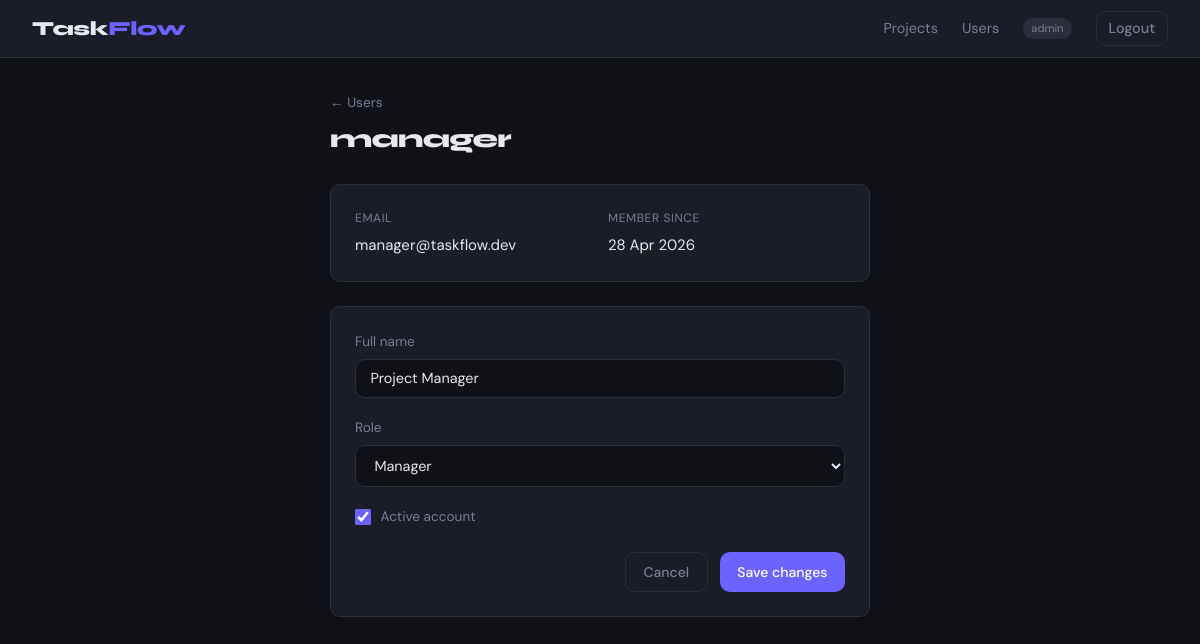
The app's page /users/2 (signed in) with its own data.
### app/models.py (models this page shows)
class User(Base):
    __tablename__ = "users"
    id = Column(Integer, primary_key=True, index=True)
    email = Column(String(255), unique=True, index=True, nullable=False)
    username = Column(String(100), unique=True, index=True, nullable=False)
    hashed_password = Column(String(255), nullable=False)
    full_name = Column(String(255), nullable=True)
    role = Column(SAEnum(UserRole), default=UserRole.user, nullable=False)
    is_active = Column(Boolean, default=True)
    created_at = Column(DateTime, default=datetime.utcnow)
    owned_projects = relationship("Project", back_populates="owner")
    assigned_tasks = relationship("Task", back_populates="assignee")

### app/routers/users.py (the view)
@router.get("/{user_id}", response_class=HTMLResponse)
async def user_detail(
    request: Request,
    user_id: int,
    db: Session = Depends(get_db),
    current_user: User = Depends(require_role(UserRole.admin)),
):
    target = _get_user_or_404(user_id, db)
    return templates.TemplateResponse(
        "users/detail.html",
        {
            "request": request,
            "target": target,
            "user": current_user,
            "roles": UserRole,
            "errors": [],
            "success": None,
        },
    )

### app/templates/users/detail.html (shortened to what this page needs)
{% extends "base.html" %}
{% block content %}
<div style="max-width: 540px; margin: 0 auto;">
  <div class="page-header" style="margin-bottom: 1.5rem;">
    <div>
      <a href="/users" style="color: var(--muted); font-size: .85rem;">← Users</a>
      <h1 class="page-title" style="margin-top: .3rem;" data-testid="user-username">
        {{ target.username }}
      </h1>
    </div>
  </div>
  <div class="card" style="margin-bottom: 1.5rem;">
    <div style="display: grid; grid-template-columns: 1fr 1fr; gap: 1rem;">
      <div>
        <div style="font-size: .75rem; color: var(--muted); text-transform: uppercase;
                    letter-spacing: .05em; margin-bottom: .3rem;">Email</div>
        <div data-testid="user-email">{{ target.email }}</div>
      </div>
      <div>
        <div style="font-size: .75rem; color: var(--muted); text-transform: uppercase;
                    letter-spacing: .05em; margin-bottom: .3rem;">Member since</div>
        <div>{{ target.created_at.strftime('%d %b %Y') }}</div>
      </div>
    </div>
  </div>
  <div class="card">
    <form method="post" action="/users/{{ target.id }}" novalidate>
      <div class="form-group">
        <label class="form-label" for="full_name">Full name</label>
        <input
          id="full_name"
          name="full_name"
          type="text"
          class="form-control"
          placeholder="John Doe"
          value="{{ target.full_name or '' }}"
          data-testid="input-full-name"
        />
      </div>
      <div class="form-group">
        <label class="form-label" for="role">Role</label>
        <select
          id="role"
          name="role"
          class="form-control"
          data-testid="select-role"
        >
          {% for r in roles %}
            <option value="{{ r.value }}"
              {% if r.value == target.role.value %}selected{% endif %}>
              {{ r.value | title }}
            </option>
          {% endfor %}
        </select>
      </div>
      <div class="form-group">
        <label style="display: flex; align-items: center; gap: .6rem; cursor: pointer;">
          <input
            type="checkbox"
            name="is_active"
            value="on"
            {% if target.is_active %}checked{% endif %}
            data-testid="checkbox-active"
            style="width: 16px; height: 16px; accent-color: var(--accent);"
          />
          <span class="form-label" style="margin: 0;">Active account</span>
        </label>
      </div>
      <div style="display: flex; gap: .75rem; justify-content: flex-end; margin-top: 1.5rem;">
        <a href="/users" class="btn btn-ghost" data-testid="btn-cancel">Cancel</a>
        <button type="submit" class="btn btn-primary" data-testid="btn-save">
          Save changes
        </button>
      </div>
    </form>
  </div>
</div>
{% endblock %}

### app/templates/base.html (shortened to what this page needs)
<!DOCTYPE html>
<html lang="en">
<head>
</head>
<body>
<nav class="navbar">
  <a class="navbar__brand" href="/projects">Task<span>Flow</span></a>
  <div class="navbar__links">
    {% if request.state.user is defined and request.state.user %}
      <a href="/projects">Projects</a>
      {% if request.state.user.role in ('admin', 'manager') %}
        <a href="/users">Users</a>
      {% endif %}
      <span class="badge">{{ request.state.user.username }}</span>
      <a href="/auth/logout" class="btn btn-ghost btn-sm">Logout</a>
    {% else %}
      <a href="/auth/login">Login</a>
      <a href="/auth/register" class="btn btn-primary btn-sm">Register</a>
    {% endif %}
  </div>
</nav>
<div class="container">
  {% block content %}{% endblock %}
</div>
</body>
</html>

### app/templates/base.html (style rules this page uses)
:root { --bg: #0f1117; --surface: #1a1d27; --border: #2a2d3a; --accent: #6c63ff; --accent-h: #857dff; --danger: #ff5c5c; --success: #4caf82; --text: #e8e9f0; --muted: #7b7e94; --radius: 10px; --font-head: 'Syne', sans-serif; --font-body: 'DM Sans', sans-serif; }
*, *::before, *::after { box-sizing: border-box; margin: 0; padding: 0; }
body { background: var(--bg); color: var(--text); font-family: var(--font-body); font-size: 15px; line-height: 1.6; min-height: 100vh; }
a { color: var(--accent); text-decoration: none; }
.navbar { background: var(--surface); border-bottom: 1px solid var(--border); padding: 0 2rem; height: 58px; display: flex; align-items: center; justify-content: space-between; position: sticky; top: 0; z-index: 100; }
.navbar__brand { font-family: var(--font-head); font-size: 1.25rem; font-weight: 800; color: var(--text); letter-spacing: -0.02em; }
.navbar__brand span { color: var(--accent); }
.navbar__links { display: flex; align-items: center; gap: 1.5rem; }
.navbar__links a { color: var(--muted); font-size: 0.9rem; transition: color .15s; }
.navbar__links .badge { background: var(--border); color: var(--muted); font-size: 0.7rem; padding: 2px 8px; border-radius: 20px; }
.container { max-width: 1100px; margin: 0 auto; padding: 2rem 1.5rem; }
.page-header { display: flex; justify-content: space-between; align-items: center; margin-bottom: 2rem; }
.page-title { font-family: var(--font-head); font-size: 1.6rem; font-weight: 800; letter-spacing: -0.03em; }
.btn { display: inline-flex; align-items: center; gap: .4rem; padding: .5rem 1.1rem; border-radius: var(--radius); font-family: var(--font-body); font-size: .875rem; font-weight: 500; cursor: pointer; border: none; transition: opacity .15s, transform .1s; }
.btn-primary { background: var(--accent); color: #fff; }
.btn-ghost { background: transparent; color: var(--muted); border: 1px solid var(--border); }
.btn-sm { padding: .3rem .75rem; font-size: .8rem; }
.card { background: var(--surface); border: 1px solid var(--border); border-radius: var(--radius); padding: 1.5rem; }
.form-group { margin-bottom: 1.2rem; }
.form-label { display: block; font-size: .85rem; color: var(--muted); margin-bottom: .4rem; }
.form-control { width: 100%; background: var(--bg); border: 1px solid var(--border); border-radius: var(--radius); padding: .6rem .9rem; color: var(--text); font-family: var(--font-body); font-size: .9rem; transition: border-color .15s; }
select.form-control option { background: var(--surface); }

### records on screen
User: state.user.username "admin"
User: username "manager", email "manager@taskflow.dev", created_at "28 Apr 2026", full_name "Project Manager", role "Manager", is_active "☑"
